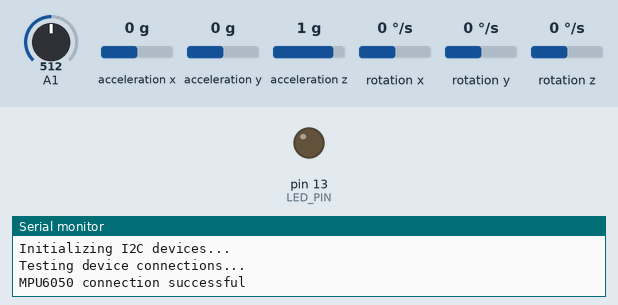
Recording of a sketch running on a simulated Arduino Uno, built with avr-gcc and run on an emulated ATmega328P. On the bench: output pins drawn as LEDs (lit = HIGH), the last lines printed to the serial monitor. Dashed ring = blinking. The inputs (shaded band) are chosen by the test bench; at power-on: acceleration x 0 g, A1 = 512, acceleration y 0 g, acceleration z 1 g, rotation x 0 °/s, rotation y 0 °/s, rotation z 0 °/s. Random numbers use the default seed unless the sketch sets one.

Above: at 1.2 s.
1.3 s: acceleration x set to -1.4 g
At 3.3 s:
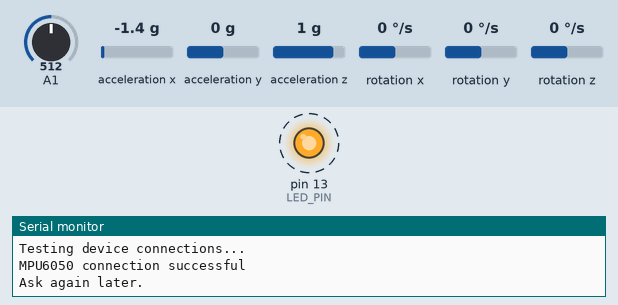
8.1 s: acceleration x set to 0 g
At 14.4 s:
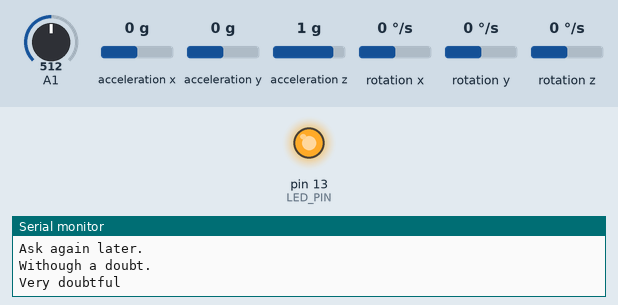
Timing chart, 0 to 20.1 s (numbered marks = the images above; inputs shaded):
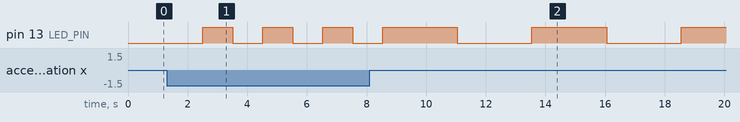

Measured:
- by itself, pin 13 (LED_PIN): alternates HIGH for 2.5 s and LOW for 2.5 s

The sketch:

motion.2.ino
```cpp
// I2C device class (I2Cdev) demonstration Arduino sketch for MPU6050 class
// 10/7/2011 by Jeff Rowberg <jeff@rowberg.net>
// Updates should (hopefully) always be available at https://github.com/jrowberg/i2cdevlib
//
// Changelog:
//      2013-05-08 - added multiple output formats
//                 - added seamless Fastwire support
//      2011-10-07 - initial release

/* ============================================
I2Cdev device library code is placed under the MIT license
Copyright (c) 2011 Jeff Rowberg
Permission is hereby granted, free of charge, to any person obtaining a copy
of this software and associated documentation files (the "Software"), to deal
in the Software without restriction, including without limitation the rights
to use, copy, modify, merge, publish, distribute, sublicense, and/or sell
copies of the Software, and to permit persons to whom the Software is
furnished to do so, subject to the following conditions:
The above copyright notice and this permission notice shall be included in
all copies or substantial portions of the Software.
THE SOFTWARE IS PROVIDED "AS IS", WITHOUT WARRANTY OF ANY KIND, EXPRESS OR
IMPLIED, INCLUDING BUT NOT LIMITED TO THE WARRANTIES OF MERCHANTABILITY,
FITNESS FOR A PARTICULAR PURPOSE AND NONINFRINGEMENT. IN NO EVENT SHALL THE
AUTHORS OR COPYRIGHT HOLDERS BE LIABLE FOR ANY CLAIM, DAMAGES OR OTHER
LIABILITY, WHETHER IN AN ACTION OF CONTRACT, TORT OR OTHERWISE, ARISING FROM,
OUT OF OR IN CONNECTION WITH THE SOFTWARE OR THE USE OR OTHER DEALINGS IN
THE SOFTWARE.
===============================================
*/

// I2Cdev and MPU6050 must be installed as libraries, or else the .cpp/.h files
// for both classes must be in the include path of your project
#include "I2Cdev.h"
#include "MPU6050.h"

// Arduino Wire library is required if I2Cdev I2CDEV_ARDUINO_WIRE implementation
// is used in I2Cdev.h
#if I2CDEV_IMPLEMENTATION == I2CDEV_ARDUINO_WIRE
    #include "Wire.h"
#endif

// class default I2C address is 0x68
// specific I2C addresses may be passed as a parameter here
// AD0 low = 0x68 (default for InvenSense evaluation board)
// AD0 high = 0x69
MPU6050 accelgyro;
//MPU6050 accelgyro(0x69); // <-- use for AD0 high

int16_t ax, ay, az;
int16_t gx, gy, gz;

char *ReplyArray[13] = {
  "It is certain.", "It is decidedly so.", "Withough a doubt.", "Most likely.", "Outlook good.",
  "Yes.","Reply hazy, try again.", "Ask again later.", "Cannot predict now.", "Don't count on it.",
  "My reply is no.", "Very doubtful", "Ask Dr. Dvorak"
};                      //the array of possible replies
// const int ACC = A4 && A5;     //the accelerometer is connected to pin A4
float thresholdx = -2600;  //threshold the sensor must surpass to activate reply


#define LED_PIN 13
bool blinkState = false;

void setup() {
    // join I2C bus (I2Cdev library doesn't do this automatically)
    #if I2CDEV_IMPLEMENTATION == I2CDEV_ARDUINO_WIRE
        Wire.begin();
    #elif I2CDEV_IMPLEMENTATION == I2CDEV_BUILTIN_FASTWIRE
        Fastwire::setup(400, true);
    #endif

    // initialize serial communication
    // (38400 chosen because it works as well at 8MHz as it does at 16MHz, but
    // it's really up to you depending on your project)
    Serial.begin(38400);

    // initialize device
    Serial.println("Initializing I2C devices...");
    accelgyro.initialize();

    // verify connection
    Serial.println("Testing device connections...");
    Serial.println(accelgyro.testConnection() ? "MPU6050 connection successful" : "MPU6050 connection failed");


    // configure Arduino LED pin for output
    pinMode(LED_PIN, OUTPUT);
}

void loop() {
    // read raw accel/gyro measurements from device
    accelgyro.getMotion6(&ax, &ay, &az, &gx, &gy, &gz);

    // these methods (and a few others) are also available
    //accelgyro.getAcceleration(&ax, &ay, &az);
    //accelgyro.getRotation(&gx, &gy, &gz);


float sensorValueAccelerometer = analogRead(A4 && A5); //naming a variable for what the sensor is reading

// Serial.println (sensorValueAccelerometer);       //printing what the sensor is reading
String Reply = ReplyArray[random(12)];           //assigning "Reply" variable to be random choice from array
if (ax > thresholdx){
  delay (1500);

  Serial.println (Reply);                        //printing "Reply" if sensor reads beyond threshold
}
delay (1000);                                    //delay for testing

    #ifdef OUTPUT_READABLE_ACCELGYRO
        // display tab-separated accel/gyro x/y/z values
        //Serial.print("a/g:\t");
        //Serial.print(ax); Serial.print("\t");
       // Serial.print(ay); Serial.print("\t");
       // Serial.println(az); Serial.print("\t");

       // delay (1000);
    #endif

    #ifdef OUTPUT_BINARY_ACCELGYRO
        Serial.write((uint8_t)(ax >> 8)); Serial.write((uint8_t)(ax & 0xFF));
        Serial.write((uint8_t)(ay >> 8)); Serial.write((uint8_t)(ay & 0xFF));
        Serial.write((uint8_t)(az >> 8)); Serial.write((uint8_t)(az & 0xFF));

        delay (1000);
    #endif

    // blink LED to indicate activity
    blinkState = !blinkState;
    digitalWrite(LED_PIN, blinkState);
}
```
